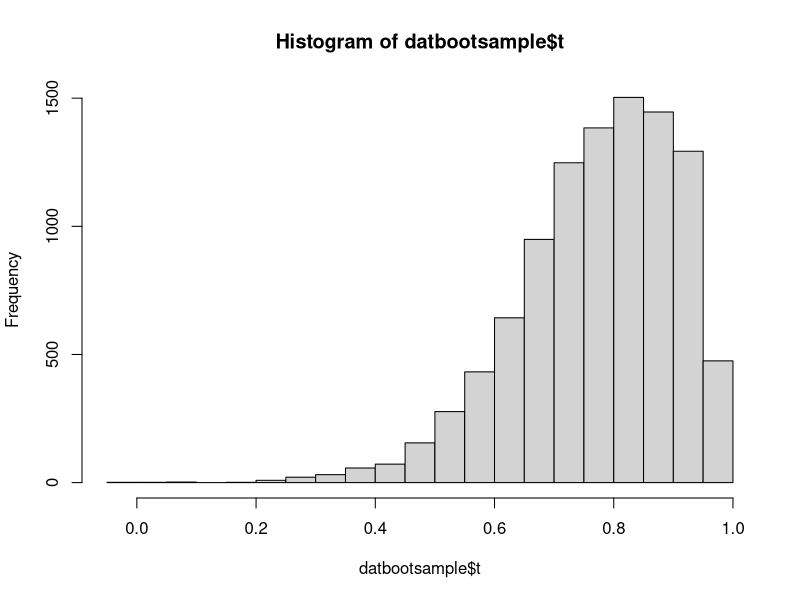

Write the R code that produced this figure.
## ---- chunk 1
knitr::opts_chunk$set(echo = TRUE)
## ---- chunk 2
library(boot)

dat <- data.frame(school = 1:15,
                  LSAT = c(576,635,558,578,666,580,555,
                           661,651,605,653,575,545,
                           572,594),
                  GPA = c(3.39,3.30,2.81,3.03,3.44,
                          3.07,3.00,3.43,3.36,3.13,
                          3.12,2.74,2.76,2.88,2.96)
)

s <- function(df, indices){
  df <- df[indices,]
  return(with(df, cor(LSAT,GPA)))
}

B <- 10^4
datbootsample <- boot(data=dat , statistic=s , R=B)

hist(datbootsample$t)

## método percentil
quantile(datbootsample$t, prob = c(.025,.975))

boot.ci(datbootsample,type = c("norm", "basic", "perc", "bca"))



# Nonparametric confidence intervals for mean failure time 
# of the air-conditioning data as in Example 5.4 of Davison
# and Hinkley (1997)
mean.fun <- function(d, i) 
{    m <- mean(d$hours[i])
n <- length(i)
v <- (n-1)*var(d$hours[i])/n^2
c(m, v)
}
air.boot <- boot(aircondit, mean.fun, R = 999)
boot.ci(air.boot, type = c("norm", "basic", "perc", "stud"))


# Now using the log transformation
# There are two ways of doing this and they both give the
# same intervals.

# Method 1
boot.ci(air.boot, type = c("norm", "basic", "perc", "stud"), 
        h = log, hdot = function(x) 1/x)

# Method 2
vt0 <- air.boot$t0[2]/air.boot$t0[1]^2
vt <- air.boot$t[, 2]/air.boot$t[ ,1]^2
boot.ci(air.boot, type = c("norm", "basic", "perc", "stud"), 
        t0 = log(air.boot$t0[1]), t = log(air.boot$t[,1]),
        var.t0 = vt0, var.t = vt)
